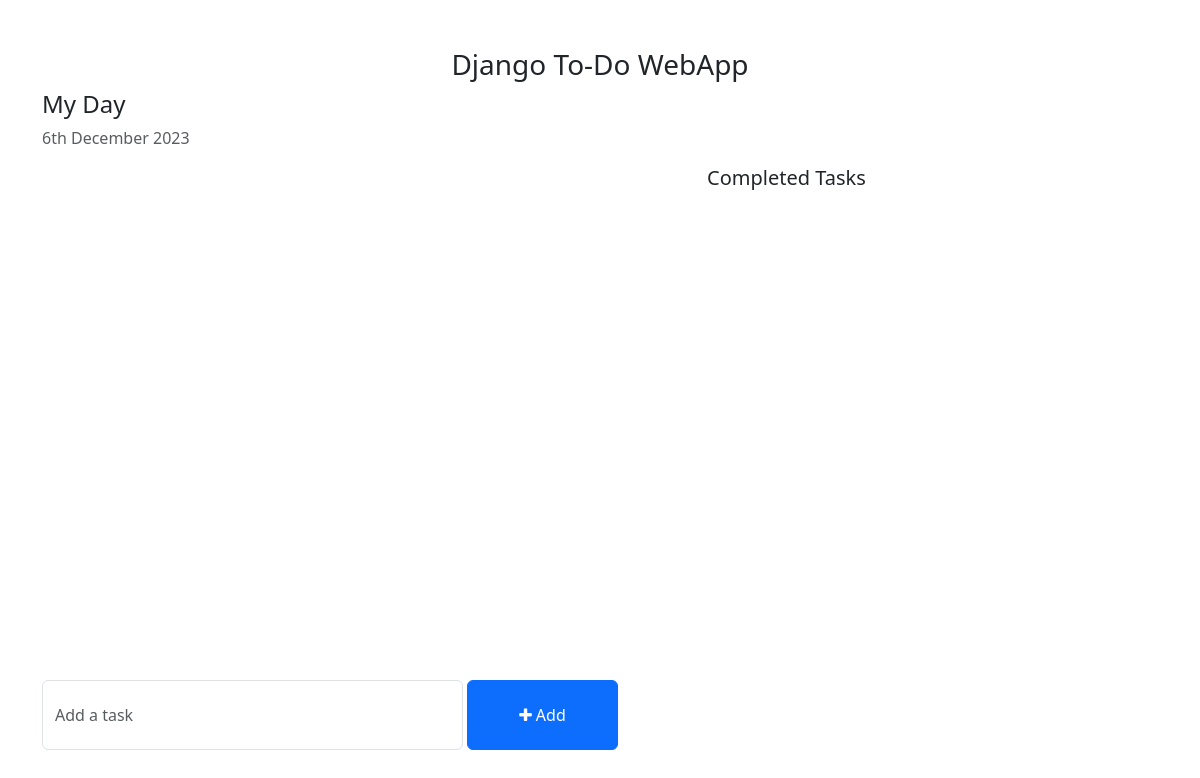
The app's page /, older data.
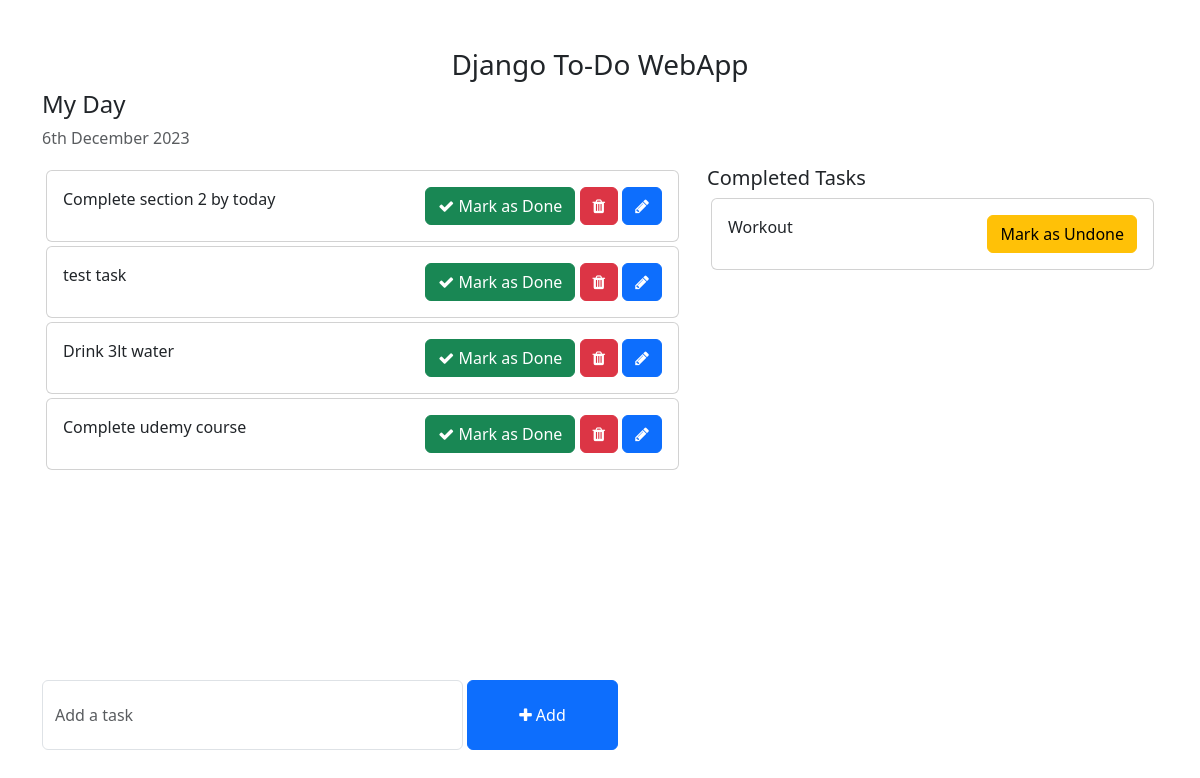
The same page, newer data.
### toDo/models.py (models this page shows, shortened)
class Task(models.Model):
    task = models.CharField(max_length=250)
    isCompleted = models.BooleanField(default=False)
    createdAt = models.DateTimeField(auto_now_add=True)
    updatedAt = models.DateTimeField(auto_now=True)

### toDo_main/views.py (the view)
# urls.py: 2. Add a URL to urlpatterns:  path('', views.home, name='home')
def home(request):
    tasks = Task.objects.filter(isCompleted = False).order_by("-updatedAt")
    completedTasks = Task.objects.filter(isCompleted = True)
    context = {
        "tasks": tasks,
        "completedTasks": completedTasks
    }
    return render(request, "home.html", context)

### templates/home.html (shortened to what this page needs)
<!DOCTYPE html>
<html lang="en">
<head>
    <link href="https://cdn.jsdelivr.net/npm/bootstrap@5.3.2/dist/css/bootstrap.min.css" rel="stylesheet">
    <link rel="stylesheet" href="https://cdnjs.cloudflare.com/ajax/libs/font-awesome/4.7.0/css/font-awesome.min.css">
</head>
<body>
    <div class="container">
        <h3 class="pt-5 text-center">Django To-Do WebApp</h3>
        <div class="row">
            <h4>My Day</h4>
            <p class="text-muted">{% now "jS F Y" %}</p>
            <div class="col-md-7 col-lg-7" style="height: 350px; overflow: scroll;">
                {% for t in tasks %}
                    <div class="card m-1">
                        <div class="card-body">
                            {{t.task}}
                            <span style="position: relative; float: right;">
                                <a href="{% url 'markAsDone' t.pk %}" class="btn btn-success"><i class="fa fa-check"></i> Mark as Done</a>
                                <a href="{% url 'deleteTask' t.pk %}" class="btn btn-danger"><i class="fa fa-trash"></i></a>
                                <a href="{% url 'editTask' t.pk %}" class="btn btn-primary"><i class="fa fa-pencil"></i></a>
                            </span>
                        </div>
                    </div>
                {% endfor %}
            </div>
            <div class="col-md-5 col-lg-5">
                <h5>Completed Tasks</h5>
                {% for c in completedTasks %}
                    <div class="card m-1">
                        <div class="card-body">
                            {{c.task}}
                            <a href="{% url 'markAsUndone' c.pk %}" class="btn btn-warning" style="float: right;">Mark as Undone</a>
                        </div>
                    </div>
                {% endfor %}
            </div>
        </div>
        <div class="row">
            <div class="col-md-6 col-lg-6" style="position: absolute; bottom: 50px;">
                <form action="{% url 'addTask' %}" method="POST">
                    <div class="form-group">
                        <span style="display: flex;">
                            <input type="text" name="task" class="form-control" placeholder="Add a task">&nbsp;
                            <button type="submit" class="btn btn-primary" style="width: 200px;"><i class="fa fa-plus">&nbsp;</i>Add</button>
                        </span>
                    </div>
                </form>
            </div>
        </div>
    </div>
</body>
</html>

### templates/home.html (style rules this page uses)
.form-control { padding: 1.375rem .75rem !important; }

Row changes from the older to the newer data that the page shows:
added Task: task "Complete section 2 by today", shown under "My Day"
added Task: task "test task", shown under "My Day"
added Task: task "Drink 3lt water", shown under "My Day"
added Task: task "Complete udemy course", shown under "My Day"
added Task: task "Workout", shown under "Completed Tasks"
